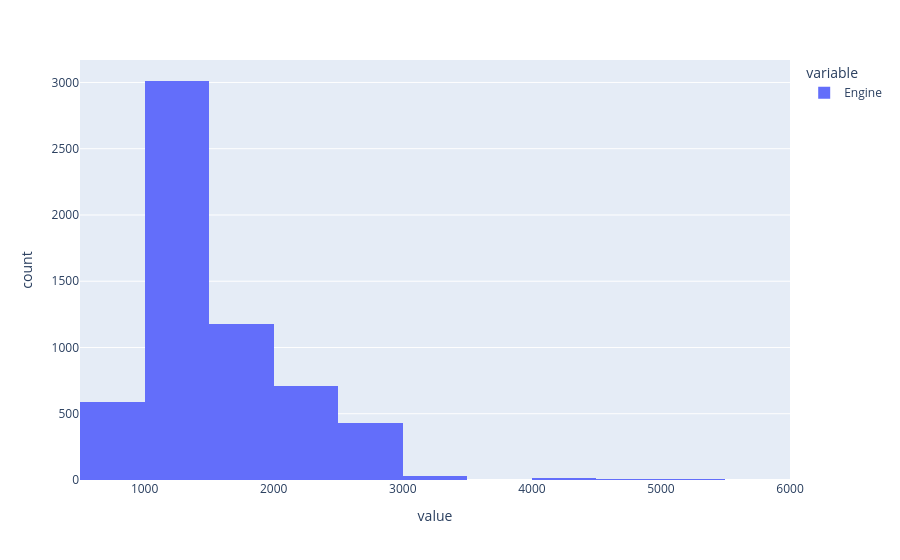

Notebook source saved alongside this figure:
### Code cell
px.histogram(data['Engine'], nbins=20)

### Figure 1 — Plotly figure (JSON) as saved in the notebook; plotly's stock layout.template omitted (floating-point values rounded to 4 significant figures; data arrays with more than 128 entries replaced by an {"elided": "..."} marker saying what was removed)
{"data": [{"bingroup": "x", "hovertemplate": "variable=Engine<br>value=%{x}<br>count=%{y}<extra></extra>", "legendgroup": "Engine", "marker": {"color": "#636efa", "pattern": {"shape": ""}}, "name": "Engine", "nbinsx": 20, "orientation": "v", "showlegend": true, "type": "histogram", "x": {"elided": "5975 int values"}, "xaxis": "x", "yaxis": "y"}], "layout": {"barmode": "relative", "legend": {"title": {"text": "variable"}, "tracegroupgap": 0}, "margin": {"t": 60}, "xaxis": {"anchor": "y", "domain": [0, 1], "title": {"text": "value"}}, "yaxis": {"anchor": "x", "domain": [0, 1], "title": {"text": "count"}}}}
